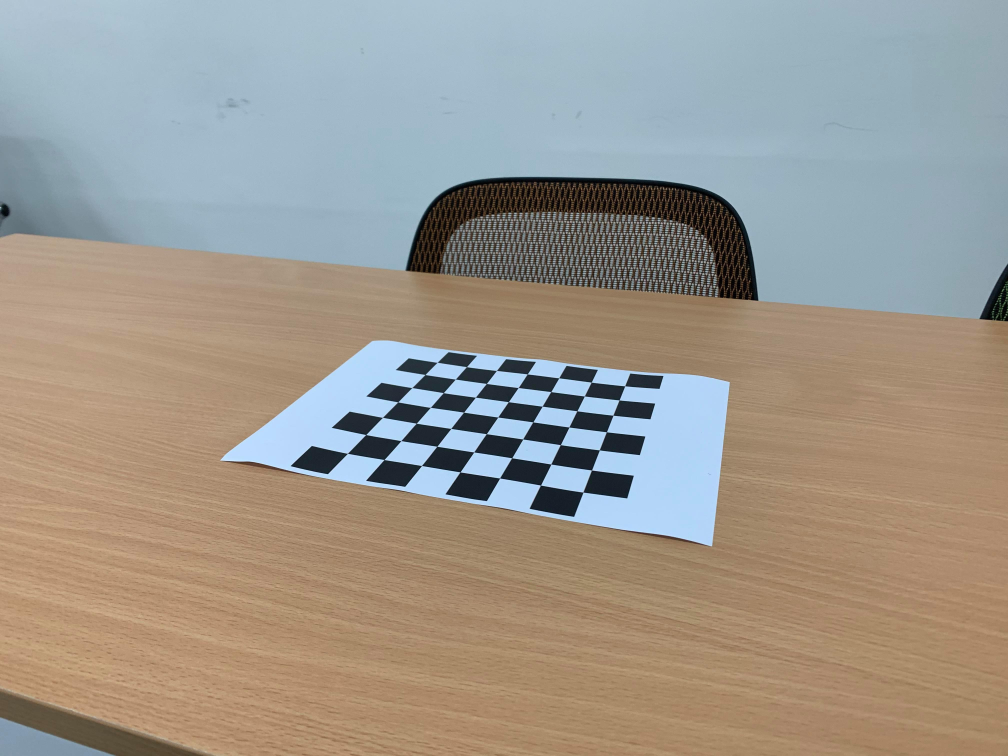
#> input picture Lab1/data_one-sided/0000.jpg, 4032 x 3024 px (shown at 1/4 size); its folder holds 4 pictures in this run
$ python camera_calibration_one-sided.py
#> lines starting #> are read from the running program, lines starting #| are printed output that depends on the picture
import numpy as np
import cv2
import glob
import matplotlib.pyplot as plt
import camera_calibration_show_extrinsics as show
from PIL import Image

# prepare object points, like (0,0,0), (1,0,0), (2,0,0) ....,(6,5,0)
# (8,6) is for the given testing images.
# If you use the another data (e.g. pictures you take by your smartphone),
# you need to set the corresponding numbers.
corner_x = 7
corner_y = 7
objp = np.zeros((corner_x*corner_y,3), np.float32)
objp[:,:2] = np.mgrid[0:corner_x, 0:corner_y].T.reshape(-1,2)

# Arrays to store object points and image points from all the images.
objpoints = [] # 3d points in real world space
imgpoints = [] # 2d points in image plane.

# Make a list of calibration images
images = glob.glob('data_one-sided/*.jpg')

# Step through the list and search for chessboard corners
print('Start finding chessboard corners...')
for idx, fname in enumerate(images):
    img = cv2.imread(fname)
#> img is the input picture: shape (3024, 4032, 3); mean B, G, R 142.1, 151.4, 157.7
    gray = cv2.cvtColor(img, cv2.COLOR_BGR2GRAY)
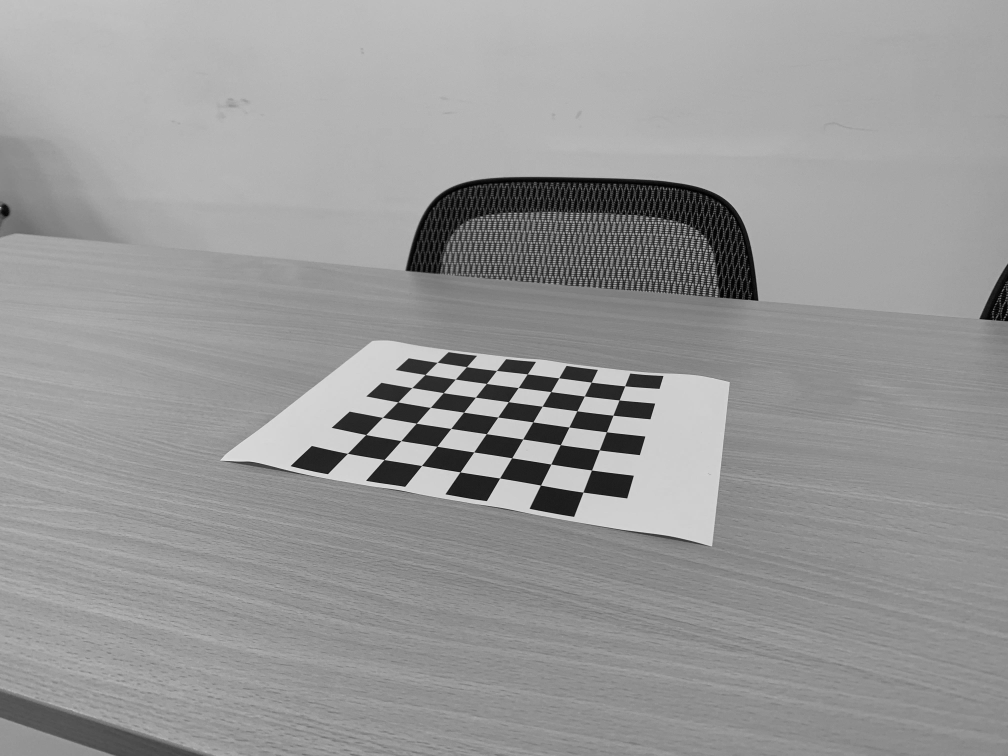
#> gray: shape (3024, 4032) (shown at 1/4 size); min 0, max 246, mean 152.2
    plt.imshow(gray)

    #Find the chessboard corners
    print('find the chessboard corners of',fname)
    ret, corners = cv2.findChessboardCorners(gray, (corner_x,corner_y), None)
#> ret = True; corners = 49 rows, first 8: [1391, 1814.4], [1464.7, 1739.7], [1531.2, 1670.6], [1592.6, 1609.1], [1648.4, 1551.7], [1701.4, 1499.6], [1749.5, 1450.6], [1537.6, 1839.6]

    # If found, add object points, image points
    if ret == True:
        objpoints.append(objp)
        imgpoints.append(corners)

        # Draw and display the corners
        cv2.drawChessboardCorners(img, (corner_x,corner_y), corners, ret)
        plt.imshow(img)
#> pass 2 of the loop `for idx, fname in enumerate(images):`:
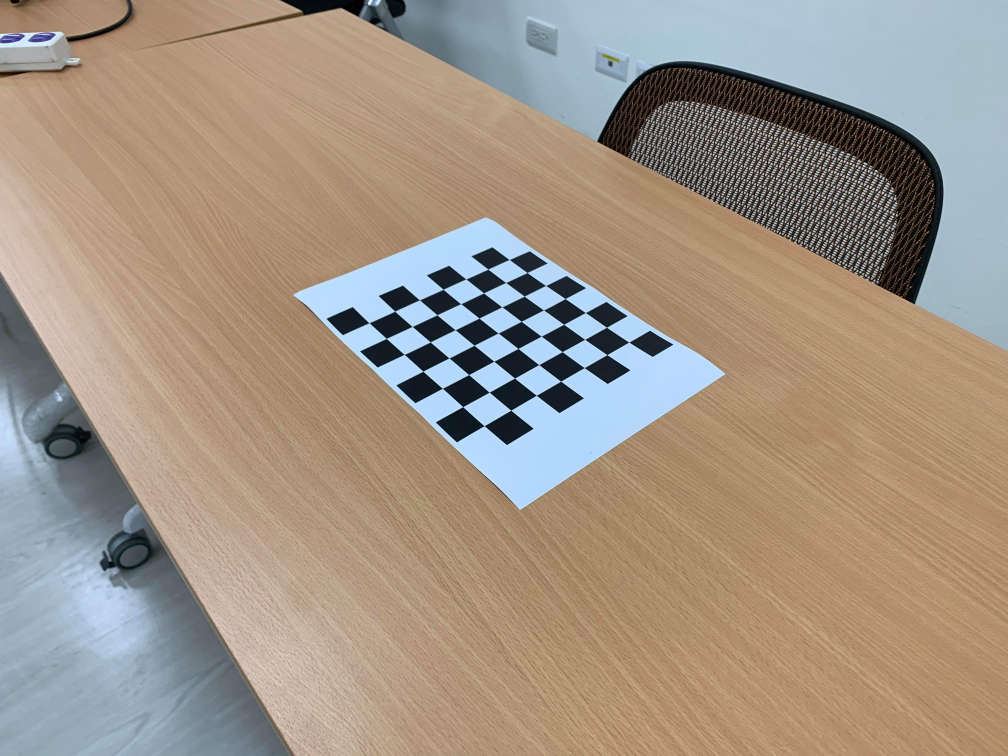
#> input picture Lab1/data_one-sided/0001.jpg, 4032 x 3024 px (shown at 1/4 size)
#> img is the input picture: shape (3024, 4032, 3); mean B, G, R 133.3, 147.6, 161.7
#> `gray = cv2.cvtColor(img, cv2.COLOR_BGR2GRAY)`:
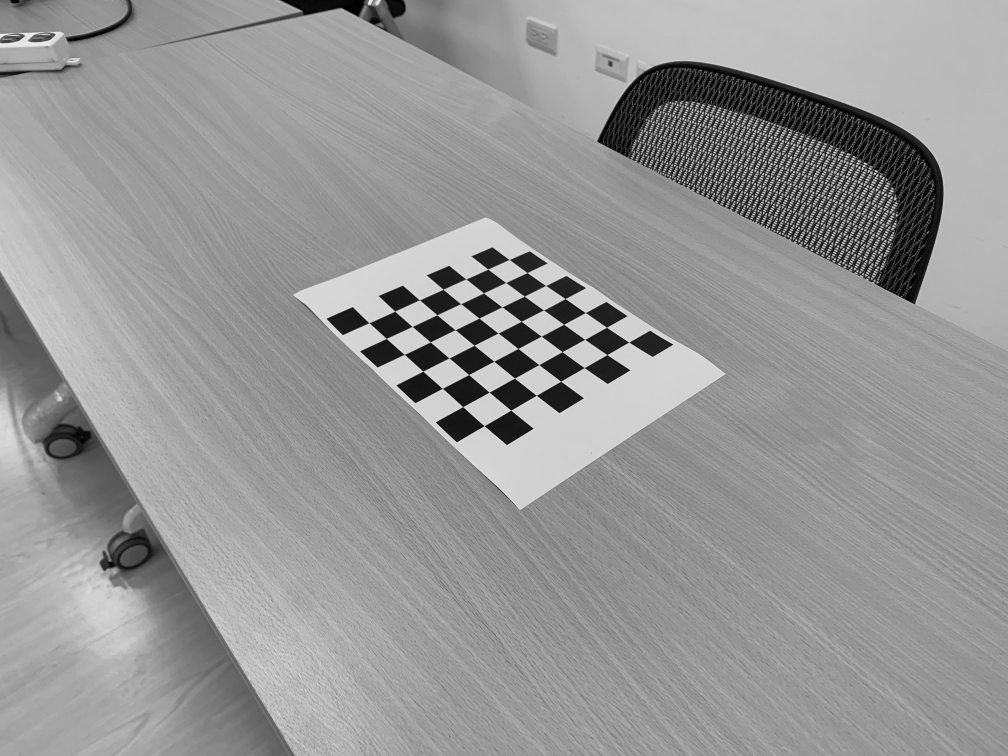
#> gray: shape (3024, 4032) (shown at 1/4 size); min 0, max 253, mean 150.2
#> corners = 49 rows, first 8: [2037.5, 1039.8], [2109.4, 1092], [2183.3, 1143.5], [2262, 1196.1], [2342.5, 1251.6], [2427.4, 1310.6], [2516.5, 1369.6], [1952.6, 1078.5]
#> pass 3 of the loop `for idx, fname in enumerate(images):`:
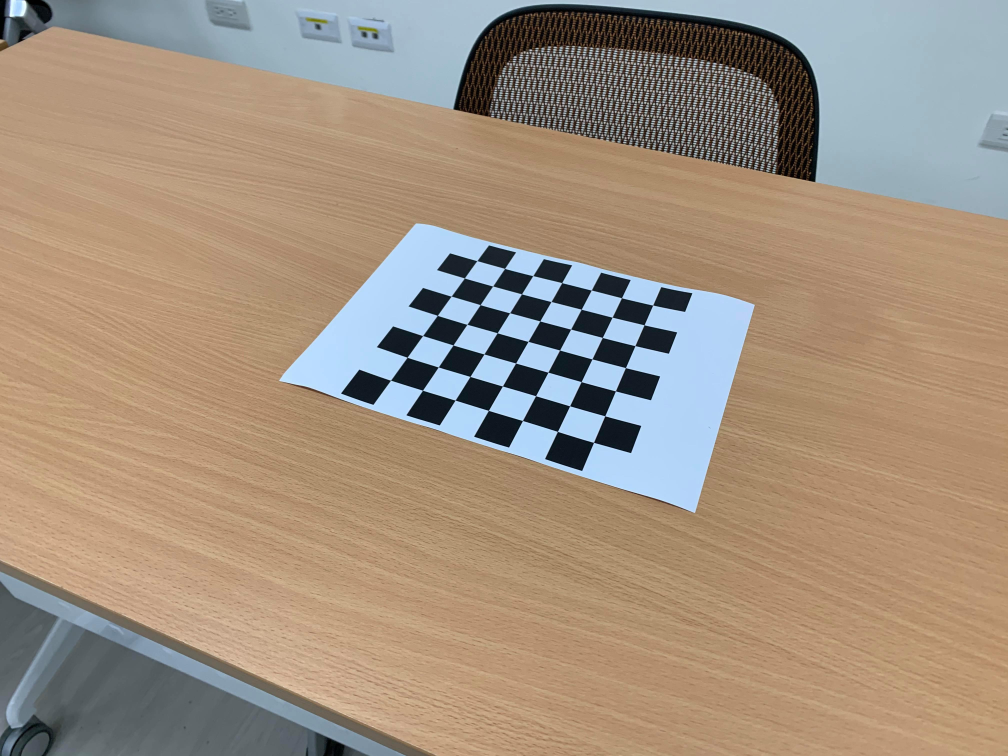
#> input picture Lab1/data_one-sided/0002.jpg, 4032 x 3024 px (shown at 1/4 size)
#> img is the input picture: shape (3024, 4032, 3); mean B, G, R 127.1, 144.7, 161.8
#> `gray = cv2.cvtColor(img, cv2.COLOR_BGR2GRAY)`:
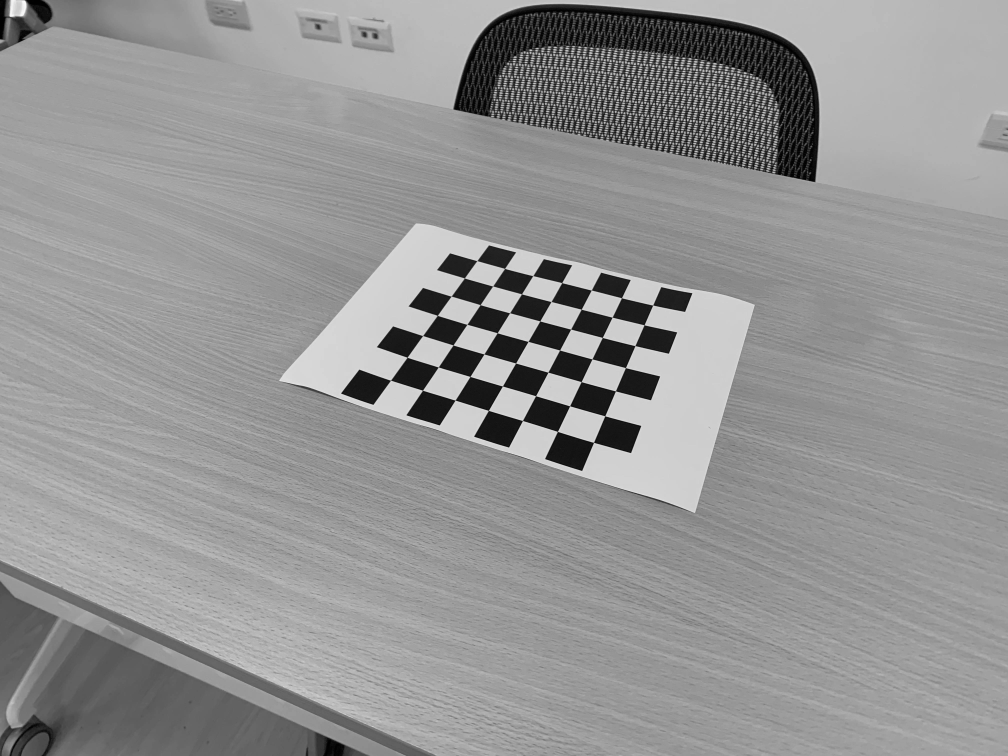
#> gray: shape (3024, 4032) (shown at 1/4 size); min 0, max 253, mean 147.8
#> corners = 49 rows, first 8: [1908.6, 1044.4], [2019.8, 1075.3], [2132.7, 1104], [2248, 1132.2], [2366, 1161.6], [2487.4, 1192.5], [2612.3, 1221.3], [1859, 1113.5]
#> the loop made 4 passes; the first 3 are shown

#######################################################################################################
#                                Homework 1 Camera Calibration                                        #
#               You need to implement camera calibration(02-camera p.76-80) here.                     #
#   DO NOT use the function directly, you need to write your own calibration function from scratch.   #
#                                          H I N T                                                    #
#                        1.Use the points in each images to find Hi                                   #
#                        2.Use Hi to find out the intrinsic matrix K                                  #
#                        3.Find out the extrensics matrix of each images.                             #
#######################################################################################################


def CameraCalibrate(objpoints, imgpoints, corner_x, corner_y):
    # Build Homography H
#> called with corner_x = 7, corner_y = 7
    H = []
#> H = []
    for objp, imgp in zip(objpoints, imgpoints):
        P = np.zeros((corner_x*corner_y*2,9))
        for i in range(corner_x*corner_y):
            P[i*2] = [objp[i,0],objp[i,1],1,0,0,0,-imgp[i,0,0]*objp[i,0],-imgp[i,0,0]*objp[i,1],-imgp[i,0,0]*1]
            P[i*2+1] = [0,0,0,objp[i,0],objp[i,1],1,-imgp[i,0,1]*objp[i,0],-imgp[i,0,1]*objp[i,1],-imgp[i,0,1]*1]
        U,D,V = np.linalg.svd(P)
        m = V.T[:,-1]
        m = m/m[-1]
        H.append(m.reshape((3,3)))
#> this loop made 4 passes
#> pass 1, in CameraCalibrate, `U,D,V = np.linalg.svd(P)`:
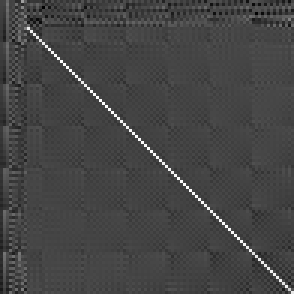
#> U: shape (98, 98) float64 (shown 3 times larger); min -0.359, max 0.969, mean -0.000422; drawn with min black and max white
#> pass 2, in CameraCalibrate, `U,D,V = np.linalg.svd(P)`:
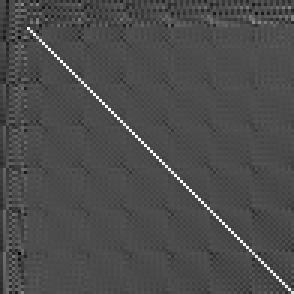
#> U: shape (98, 98) float64 (shown 3 times larger); min -0.414, max 0.972, mean -0.00129; drawn with min black and max white

    # V for Vb=0
    V = np.zeros((len(H)*2,6))
    for i,h in enumerate(H):
        V[i*2] = [
            h[0,0]*h[0,1],
            h[0,0]*h[1,1]+h[1,0]*h[0,1],
            h[1,0]*h[1,1],
            h[2,0]*h[0,1]+h[0,0]*h[2,1],
            h[2,0]*h[1,1]+h[1,0]*h[2,1],
            h[2,0]*h[2,1]
        ]
        V[i*2+1] = [
            h[0,0]*h[0,0]-h[0,1]*h[0,1],
            (h[0,0]*h[1,0]-h[0,1]*h[1,1])*2,
            h[1,0]*h[1,0]-h[1,1]*h[1,1],
            (h[2,0]*h[0,0]-h[2,1]*h[0,1])*2,
            (h[2,0]*h[1,0]-h[1,1]*h[2,1])*2,
            h[2,0]*h[2,0]-h[2,1]*h[2,1]
        ]
    U,D,V = np.linalg.svd(V)
    b = V.T[:,-1]
    B = np.array([
        [b[0],b[1],b[3]],
        [b[1],b[2],b[4]],
        [b[3],b[4],b[5]]
    ])
    # intrinsic matrix K
    K_inv = np.linalg.cholesky(B).T
    K = np.linalg.inv(K_inv)
    K = K/K[-1,-1]

    # extrinsic matrix
    K_inv = np.linalg.inv(K)
    rvecs = []
    tvecs = []
    for h in H:
        h1 = h[:,0]
        h2 = h[:,1]
        h3 = h[:,2]
        lamda = 1/(np.linalg.norm(K_inv.dot(h1),2))
        r1 = lamda*K_inv.dot(h1)
        r2 = lamda*K_inv.dot(h2)
        r3 = np.cross(r1,r2)
        rotation_matrix = np.zeros((3, 3))
        rotation_matrix[:,0] = r1
        rotation_matrix[:,1] = r2
        rotation_matrix[:,2] = r3

        r,_= cv2.Rodrigues(rotation_matrix)
        t = lamda*K_inv.dot(h3).reshape(-1,1)
        rvecs.append(r)
        tvecs.append(t)
    return K, rvecs, tvecs


mtx, rvecs, tvecs = CameraCalibrate(objpoints, imgpoints, corner_x, corner_y)
extrinsics = np.concatenate((rvecs, tvecs), axis=1).reshape(-1,6)


# show the camera extrinsics
print('Show the camera extrinsics')
# plot setting
# You can modify it for better visualization
fig = plt.figure(figsize=(10, 10))
#> (the run stopped early here; a loop or call above may not have finished)
